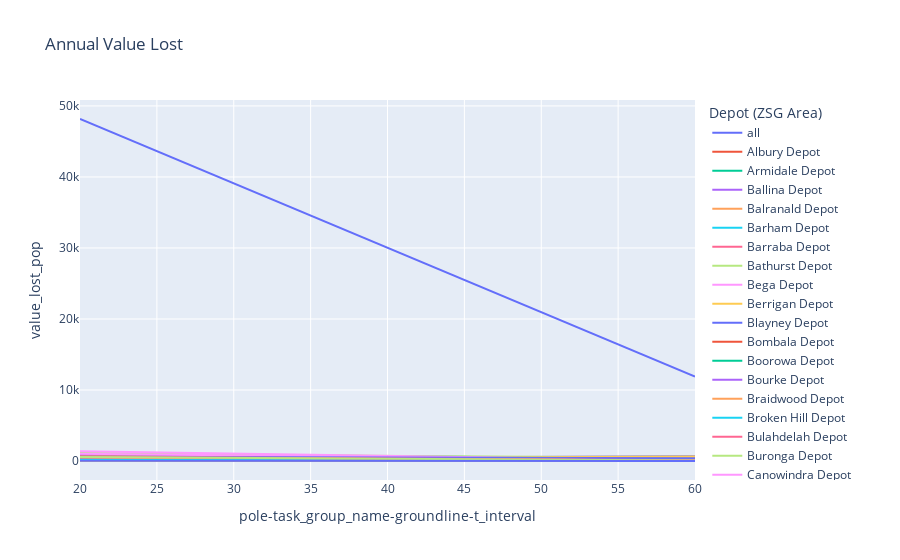

Notebook cell for this chart:
### Code cell
#Combine the two files together
df_result = pd.merge(df_pop, df_total, on=sens_var)

# Calculte the value lost across the population
df_result['value_lost_pop'] = df_result['value_lost'] * df_result['asset_count']

# Caculate the value lost across ignoring sub populations
df_all = df_result.groupby(by=x_var).sum()[['value_lost', 'value_lost_pop']].reset_index()
df_all[agg_cols] = "all"

# Calculate the value lost within sub populations
by = [x_var] + agg_cols
df_agg = df_result.groupby(by=by).sum()[['value_lost', 'value_lost_pop']].reset_index()

# Combine them together
df_all = df_all.append(df_agg)

# Plot the results
make_value_lost_fig(df_all, x_axis=x_var, y_axis='value_lost_pop', legend =agg_cols[0], title=f'Annual Value Lost')
